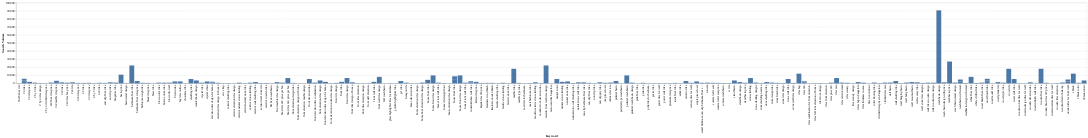

Notebook code for this chart:
### Code cell
# Create a bar chart
bar_chart = alt.Chart(df1).mark_bar().encode(
    x='Keyword',
    y='Search Volume'
)
bar_chart

### Figure 1 — Vega-Lite specification as saved in the notebook (floating-point values rounded to 4 significant figures; data arrays with more than 128 entries replaced by an {"elided": "..."} marker saying what was removed)
{"config": {"view": {"continuousWidth": 400, "continuousHeight": 300}}, "data": {"name": "data-80e4d9d84939f5015f2402ce5e47740d"}, "mark": "bar", "encoding": {"x": {"field": "Keyword", "type": "nominal"}, "y": {"field": "Search Volume", "type": "quantitative"}}, "$schema": "https://vega.github.io/schema/vega-lite/v4.17.0.json", "datasets": {"data-80e4d9d84939f5015f2402ce5e47740d": {"elided": "219 records"}}}
